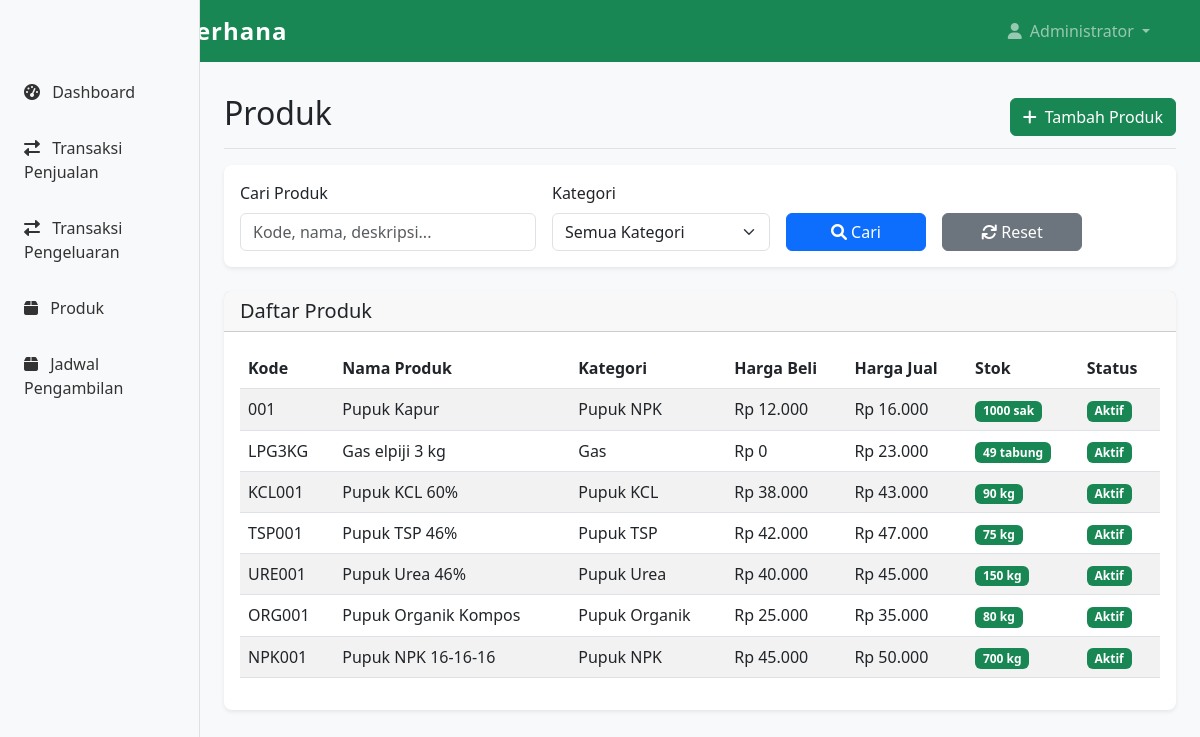
The app's page /produkkaryawan.php (signed in) with its own data.
### tables this page shows
CREATE TABLE `produk` (
  `id` int NOT NULL,
  `kode_produk` varchar(20) NOT NULL,
  `nama_produk` varchar(100) NOT NULL,
  `deskripsi` text,
  `kategori_id` int DEFAULT NULL,
  `harga_beli` decimal(10,2) NOT NULL,
  `harga_jual` decimal(10,2) NOT NULL,
  `stok` int DEFAULT '0',
  `satuan` varchar(20) DEFAULT 'kg',
  `status` enum('aktif','nonaktif') DEFAULT 'aktif'
);

CREATE TABLE `kategori` (
  `id` int NOT NULL,
  `nama_kategori` varchar(50) NOT NULL,
  `deskripsi` text
);

### produkkaryawan.php (the view, shortened to what this page needs)
<?php
$db = (new Database())->getConnection();
$search = $_GET['search'] ?? '';
$where = [];
$params = [];
$where_sql = $where ? "WHERE " . implode(" AND ", $where) : "";
$stmt = $db->prepare("
    SELECT p.*, k.nama_kategori
    FROM produk p
    LEFT JOIN kategori k ON p.kategori_id = k.id
    $where_sql
    ORDER BY p.id DESC
");
$stmt->execute($params);
$produk_list = $stmt->fetchAll(PDO::FETCH_ASSOC);
?>
<!DOCTYPE html>
<html lang="id">
<head>
    <link href="https://cdn.jsdelivr.net/npm/bootstrap@5.3.0/dist/css/bootstrap.min.css" rel="stylesheet">
    <link href="https://cdnjs.cloudflare.com/ajax/libs/font-awesome/6.0.0/css/all.min.css" rel="stylesheet">
</head>
<body>
    <nav class="navbar navbar-expand-lg navbar-dark bg-success">
        <div class="container">
            <a class="navbar-brand" href="dashboard.php">
                Toko Sederhana
            </a>
            <div class="collapse navbar-collapse" id="navbarNav">
                <ul class="navbar-nav ms-auto">
                    <li class="nav-item dropdown">
                        <a class="nav-link dropdown-toggle" href="#" role="button" data-bs-toggle="dropdown">
                            <i class="fas fa-user me-1"></i>
                            <?php echo $_SESSION['nama_lengkap']; ?>
                        </a>
                    </li>
                </ul>
            </div>
        </div>
    </nav>
    <div class="container-fluid">
        <div class="row">
            <nav class="col-md-3 col-lg-2 d-md-block bg-light sidebar">
                <div class="position-sticky pt-3">
                    <ul class="nav flex-column">
                        <li class="nav-item">
                            <a class="nav-link" href="dashboardkaryawan.php">
                                <i class="fas fa-tachometer-alt me-2"></i>
                                Dashboard
                            </a>
                        </li>
                        <li class="nav-item">
                            <a class="nav-link" href="Penjualankaryawan.php">
                                <i class="fas fa-exchange-alt me-2"></i>
                                Transaksi Penjualan
                            </a>
                        </li>
                        <li class="nav-item">
                            <a class="nav-link" href="Pengeluarankaryawan.php">
                                <i class="fas fa-exchange-alt me-2"></i>
                                Transaksi Pengeluaran
                            </a>
                        </li>
                        <li class="nav-item">
                            <a class="nav-link" href="produkkaryawan.php">
                                <i class="fas fa-box me-2"></i>
                                Produk
                            </a>
                        </li>
                        <li class="nav-item">
                            <a class="nav-link" href="jadwalkaryawan.php">
                                <i class="fas fa-box me-2"></i>
                                Jadwal Pengambilan
                            </a>
                        </li>
                    </ul>
                </div>
            </nav>
            <main class="col-md-9 ms-sm-auto col-lg-10 px-md-4">
                <div class="d-flex justify-content-between flex-wrap flex-md-nowrap align-items-center pt-3 pb-2 mb-3 border-bottom">
                    <h1 class="h2">Produk</h1>
                    <div class="btn-toolbar mb-2 mb-md-0">
                        <a href="produkkartambah.php" type="button" class="btn btn-success">
                            <i class="fas fa-plus me-2"></i>Tambah Produk
                        </a>
                    </div>
                </div>
                <div class="card mb-4">
                    <div class="card-body">
                        <form method="GET" class="row g-3">
                            <div class="col-md-4">
                                <label for="search" class="form-label">Cari Produk</label>
                                <input type="text" class="form-control" id="search" name="search"
                                       value="<?php echo $search; ?>" placeholder="Kode, nama, deskripsi...">
                            </div>
                            <div class="col-md-3">
                                <label class="form-label">Kategori</label>
                                <select class="form-select" name="kategori">
                                    <option value="">Semua Kategori</option>
                                </select>
                            </div>
                            <div class="col-md-2">
                                <label class="form-label">&nbsp;</label>
                                <button type="submit" class="btn btn-primary w-100">
                                    <i class="fas fa-search me-1"></i>Cari
                                </button>
                            </div>
                            <div class="col-md-2">
                                <label class="form-label">&nbsp;</label>
                                <a href="produkkaryawan.php" class="btn btn-secondary w-100">
                                    <i class="fas fa-refresh me-1"></i>Reset
                                </a>
                            </div>
                        </form>
                    </div>
                </div>
                <div class="card">
                    <div class="card-header">
                        <h5 class="mb-0">Daftar Produk</h5>
                    </div>
                    <div class="card-body">
                        <div class="table-responsive">
                            <table class="table table-striped">
                                <thead>
                                    <tr>
                                        <th>Kode</th>
                                        <th>Nama Produk</th>
                                        <th>Kategori</th>
                                        <th>Harga Beli</th>
                                        <th>Harga Jual</th>
                                        <th>Stok</th>
                                        <th>Status</th>
                                    </tr>
                                </thead>
                                <tbody>
                                    <?php if (empty($produk_list)): ?>
                                        <tr>
                                            <td colspan="8" class="text-center">Tidak ada data produk</td>
                                        </tr>
                                    <?php else: ?>
                                        <?php foreach ($produk_list as $produk): ?>
                                            <tr>
                                                <td><?php echo $produk['kode_produk']; ?></td>
                                                <td><?php echo $produk['nama_produk']; ?></td>
                                                <td><?php echo $produk['nama_kategori']; ?></td>
                                                <td>Rp <?php echo number_format($produk['harga_beli'], 0, ',', '.'); ?></td>
                                                <td>Rp <?php echo number_format($produk['harga_jual'], 0, ',', '.'); ?></td>
                                                <td>
                                                    <span class="badge <?php echo $produk['stok'] > 10 ? 'bg-success' : ($produk['stok'] > 0 ? 'bg-warning' : 'bg-danger'); ?>">
                                                        <?php echo $produk['stok'] . ' ' . $produk['satuan']; ?>
                                                    </span>
                                                </td>
                                                <td>
                                                    <span class="badge <?php echo $produk['status'] == 'aktif' ? 'bg-success' : 'bg-secondary'; ?>">
                                                        <?php echo ucfirst($produk['status']); ?>
                                                    </span>
                                                </td>
                                            </tr>
                                        <?php endforeach; ?>
                                    <?php endif; ?>
                                </tbody>
                            </table>
                        </div>
                       </div>
</body>
</html>

### produkkaryawan.php (style rules this page uses)
body { font-family: 'Segoe UI', Tahoma, Geneva, Verdana, sans-serif; background-color: #f8f9fa; }
.sidebar { position: fixed; top: 0; bottom: 0; left: 0; z-index: 100; width: 200px; min-width: 200px; max-width: 220px; padding: 48px 0 0; box-shadow: inset -1px 0 0 rgba(0, 0, 0, .1); background-color: #f8f9fa; }
.sidebar .nav-link { font-weight: 500; color: #333; padding: 0.75rem 1rem; border-radius: 0.375rem; margin: 0.25rem 0.5rem; transition: all 0.3s ease; }
@media (min-width: 768px) { main { margin-left: 200px; } }
main { margin-top: 56px; padding-top: 1rem; }
.navbar-brand { font-size: 1.5rem; font-weight: bold; letter-spacing: 1px; }
.card { border: none; border-radius: 0.5rem; box-shadow: 0 0.125rem 0.25rem rgba(0, 0, 0, 0.075); }

### records on screen
produk: kode_produk "001", nama_produk "Pupuk Kapur", kategori.nama_kategori "Pupuk NPK", harga_beli "12.000", harga_jual "16.000", stok "1000", satuan "sak", status "Aktif"
produk: kode_produk "LPG3KG", nama_produk "Gas elpiji 3 kg", kategori.nama_kategori "Gas", harga_beli "0", harga_jual "23.000", stok "49", satuan "tabung", status "Aktif"
produk: kode_produk "KCL001", nama_produk "Pupuk KCL 60%", kategori.nama_kategori "Pupuk KCL", harga_beli "38.000", harga_jual "43.000", stok "90", satuan "kg", status "Aktif"
produk: kode_produk "TSP001", nama_produk "Pupuk TSP 46%", kategori.nama_kategori "Pupuk TSP", harga_beli "42.000", harga_jual "47.000", stok "75", satuan "kg", status "Aktif"
produk: kode_produk "URE001", nama_produk "Pupuk Urea 46%", kategori.nama_kategori "Pupuk Urea", harga_beli "40.000", harga_jual "45.000", stok "150", satuan "kg", status "Aktif"
produk: kode_produk "ORG001", nama_produk "Pupuk Organik Kompos", kategori.nama_kategori "Pupuk Organik", harga_beli "25.000", harga_jual "35.000", stok "80", satuan "kg", status "Aktif"
produk: kode_produk "NPK001", nama_produk "Pupuk NPK 16-16-16", kategori.nama_kategori "Pupuk NPK", harga_beli "45.000", harga_jual "50.000", stok "700", satuan "kg", status "Aktif"

### other values on screen
$_SESSION['nama_lengkap'] "Administrator"
